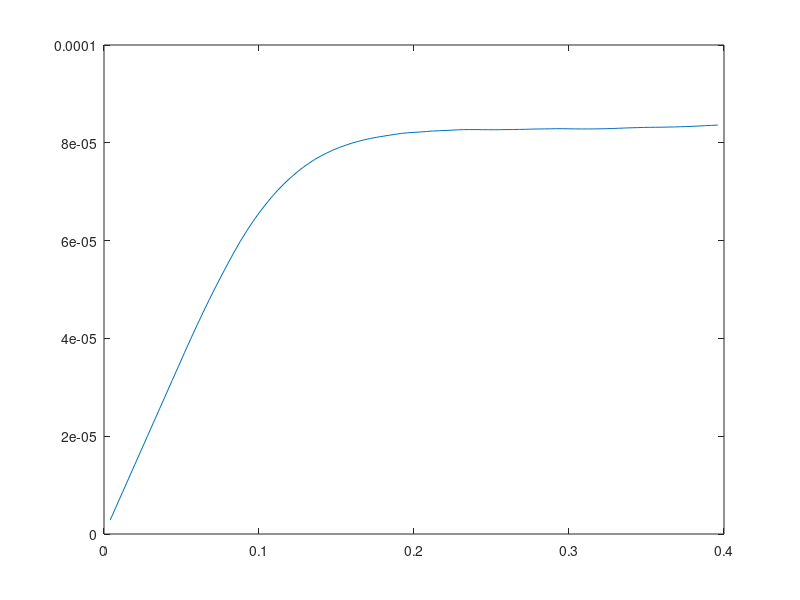

Write the MATLAB code that produced this figure. (Note: this script raises an error after producing the figure.)
% this function reads growth experiment data and predict uMax and K
% it can also read CFD consumption files and predict the
% normalizationFactor

global data umax K N0 results span;

data=[0,0.0664580000000000;1284,0.113740000000000;2743,0.221511000000000;4150,0.311774500000000;5548,0.360983500000000;7070,0.392943500000000;11369,0.339868593000000];
span=linspace(0,11369,1000);
 
 
 
% results=[celldensity ;consumptionRate*1e3];
results=[0.00400000000000000,0.00800000000000000,0.0120000000000000,0.0160000000000000,0.0200000000000000,0.0240000000000000,0.0280000000000000,0.0320000000000000,0.0360000000000000,0.0400000000000000,0.0440000000000000,0.0480000000000000,0.0520000000000000,0.0560000000000000,0.0600000000000000,0.0640000000000000,0.0680000000000000,0.0720000000000000,0.0760000000000000,0.0800000000000000,0.0840000000000000,0.0880000000000000,0.0920000000000000,0.0960000000000000,0.100000000000000,0.104000000000000,0.108000000000000,0.112000000000000,0.116000000000000,0.120000000000000,0.124000000000000,0.128000000000000,0.132000000000000,0.136000000000000,0.140000000000000,0.144000000000000,0.148000000000000,0.152000000000000,0.156000000000000,0.160000000000000,0.164000000000000,0.168000000000000,0.172000000000000,0.176000000000000,0.180000000000000,0.184000000000000,0.188000000000000,0.192000000000000,0.196000000000000,0.200000000000000,0.204000000000000,0.208000000000000,0.212000000000000,0.216000000000000,0.220000000000000,0.224000000000000,0.228000000000000,0.232000000000000,0.236000000000000,0.240000000000000,0.244000000000000,0.248000000000000,0.252000000000000,0.256000000000000,0.260000000000000,0.264000000000000,0.268000000000000,0.272000000000000,0.276000000000000,0.280000000000000,0.284000000000000,0.288000000000000,0.292000000000000,0.296000000000000,0.300000000000000,0.304000000000000,0.308000000000000,0.312000000000000,0.316000000000000,0.320000000000000,0.324000000000000,0.328000000000000,0.332000000000000,0.336000000000000,0.340000000000000,0.344000000000000,0.348000000000000,0.352000000000000,0.356000000000000,0.360000000000000,0.364000000000000,0.368000000000000,0.372000000000000,0.376000000000000,0.380000000000000,0.384000000000000,0.388000000000000,0.392000000000000,0.396000000000000;0.000713971000000000,0.000713971000000000,0.000713971000000000,0.000713971000000000,0.000713971000000000,0.000713971000000000,0.000713971000000000,0.000713971000000000,0.000713971000000000,0.000713971000000000,0.000713971000000000,0.000713971000000000,0.000713967200000000,0.000713033300000000,0.000711259100000000,0.000709040300000000,0.000705652600000000,0.000701456100000000,0.000696844700000000,0.000691895900000000,0.000686619300000000,0.000680547400000000,0.000673353500000000,0.000665266500000000,0.000656457100000000,0.000647033100000000,0.000637327100000000,0.000627389500000000,0.000616974900000000,0.000606322100000000,0.000595626400000000,0.000585022400000000,0.000574055600000000,0.000563261800000000,0.000552240100000000,0.000541383400000000,0.000530747500000000,0.000520205000000000,0.000509678200000000,0.000499661100000000,0.000489593900000000,0.000479882700000000,0.000470293600000000,0.000460972300000000,0.000451921900000000,0.000443182400000000,0.000434785400000000,0.000426715100000000,0.000418601100000000,0.000410663300000000,0.000403014600000000,0.000395718600000000,0.000388736200000000,0.000381784700000000,0.000375067100000000,0.000368644500000000,0.000362504900000000,0.000356447600000000,0.000350441200000000,0.000344602700000000,0.000338863400000000,0.000333350900000000,0.000328062600000000,0.000322987900000000,0.000318116100000000,0.000313334500000000,0.000308712100000000,0.000304269800000000,0.000299999700000000,0.000295811800000000,0.000291691600000000,0.000287721800000000,0.000283863000000000,0.000280014700000000,0.000276211800000000,0.000272509600000000,0.000268935500000000,0.000265484500000000,0.000262152100000000,0.000258933400000000,0.000255823600000000,0.000252818100000000,0.000249913000000000,0.000247103600000000,0.000244326000000000,0.000241582300000000,0.000238914300000000,0.000236252700000000,0.000233647000000000,0.000231093900000000,0.000228616000000000,0.000226212400000000,0.000223880800000000,0.000221618200000000,0.000219422300000000,0.000217290400000000,0.000215217000000000,0.000213179000000000,0.000211195100000000];
 
celldensity=results(1,:);
consumptionRate=results(2,:).*celldensity;
plot(celldensity,consumptionRate)

 N0=0.1137;
[t,N] = ode15s(@ode2, span, N0);
plot(data(2:end,1)-1284,data(2:end,2),'*-');
hold on;
plot(t,N,'o-')
 
% umax=6.617127007498877e-4;
% K =0.412181217307836;
% normalizationFactor=1.252819519042969;


function difference=getdiff(parameters)
global data span;
umax=parameters(1);
K=parameters(2);
N0=0.066;
[t,N] = ode15s(@ode1, span, N0,[],umax,K);
vq = interp1(t,N,data(1:end-1,1),'spline');
difference=sum(abs(vq-data(1:end-1,2)));
end

function difference=getdiff2(parameters)
global K data span results;
 
normalizationFactor=parameters;
N0=0.066;
[t,N] = ode15s(@ode2, span, N0,[],K,results,normalizationFactor);
vq = interp1(t,N,data(1:end-1,1),'spline');
difference=sum(abs(vq-data(1:end-1,2)));
end


function r=ode1(t,N,umax,K)
r=umax*(K-N)/K*N;
end

function r=ode2(t,N)
global K data span results;
r=interp1(results(1,:),results(2,:),N);
r=r*0.18;
end
 
